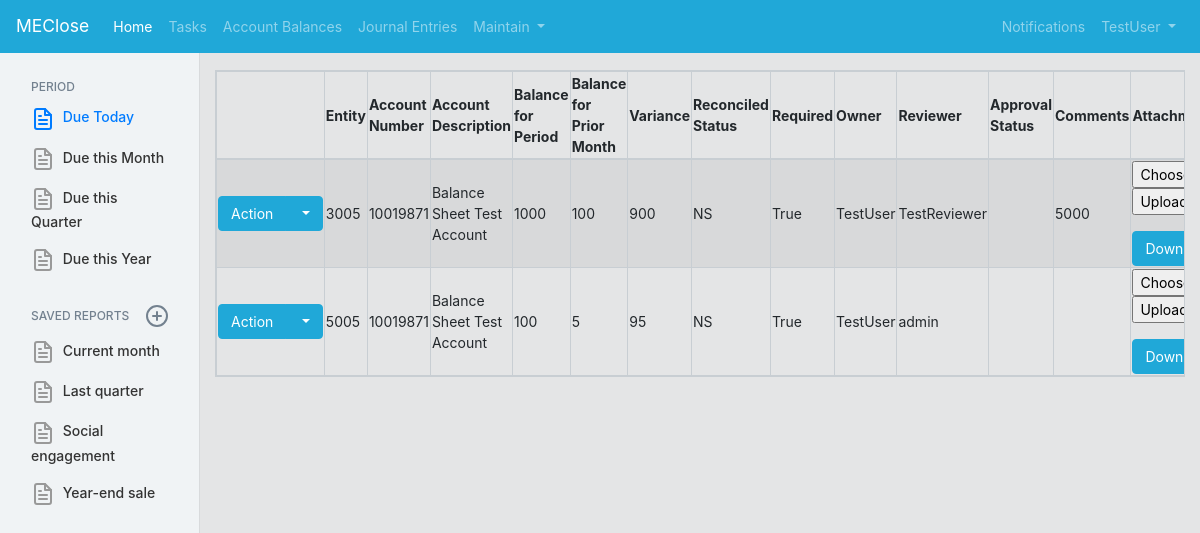
The app's page /ClosePortal/accountrecs/ (signed in) with its own data.
### AccountRecList/models.py (models this page shows, shortened)
class AccountReconciliationList(models.Model):
    accountNumber = models.CharField(max_length=50)
    accountDescription = models.CharField(max_length=200)
    accountBalance = models.IntegerField(max_length=200, default=0)
    accountBalancePriorMonth = models.IntegerField(max_length=200, default=0)
    accountClosePeriod = models.DateField(("As of balance date"), default=datetime.date.today)
    reconciliationOwnerId = models.ForeignKey(User, on_delete=models.CASCADE) #to evaluate if this actually works
    reconciliationStatus = models.CharField(max_length=2, choices = statusChoices)
    pub_date = models.DateTimeField('date published')
    due_date = models.DateField(("Due Date"), default=datetime.date.today)
    entity = models.ForeignKey(userDefinedEntity, on_delete=models.PROTECT, related_name="entity_AccountReconciliationList", default=1)
    approvalStatus = models.BooleanField(default=False)
    approverComments = models.CharField(max_length=200, blank=True)
    def File_Path(instance, filename):
        return os.path.join("Account Reconciliations", str(instance.entity), str(instance.accountClosePeriod), str(instance.accountNumber), filename)
    docfile = models.FileField(upload_to=File_Path, default=False) #Note: To consider a way to set the default value equal to a dynamic file template which a user can download, and upload once completed
    @property
    def balanceVarianceMoM(self):
        return self.accountBalance - self.accountBalancePriorMonth
    @property
    def reviewer(self):
        reviewerUser = getReviewer(self.reconciliationOwnerId, self.entity)
        return reviewerUser.get_reviewer
    @property
    def reconciliationRequired(self):
        percentChangeThreshold = int(AccountReconciliationListThresholds.objects.all().first().dollarValueThreshold)
        dollarChangeThreshold = float(AccountReconciliationListThresholds.objects.all().first().percentValueThreshold)
        excludedAccounts = AccountReconciliationListThresholds.objects.all().first().excludedAccounts
        if excludedAccounts == "0":
            excludedAccounts = int(excludedAccounts)
        if percentChangeThreshold == 0 and dollarChangeThreshold == 0 and excludedAccounts == 0:
            return True
        elif percentChangeThreshold != 0 and dollarChangeThreshold != 0 and excludedAccounts == 0:
            if self.accountBalance == 0 and self.accountBalancePriorMonth == 0:
                return False
            elif (self.balanceVarianceMoM / self.accountBalancePriorMonth) > percentChangeThreshold or abs(self.balanceVarianceMoM) > dollarChangeThreshold:
                return True
            else:
                return False

class AccountReconciliationListThresholds(models.Model):
    dollarValueThreshold = models.CharField(max_length=200, default=0)
    percentValueThreshold = models.CharField(max_length=200, default=0)
    excludedAccounts = models.CharField(max_length=200, default=0)

### CompanyMaintain/models.py (models this page shows, shortened)
class userDefinedEntity(models.Model):
    entity = models.CharField(max_length=200, default="Select Entity")
    def __str__(self):
        return self.entity

class userReviewerMapping(models.Model):
    user = models.ForeignKey(User, on_delete=models.PROTECT, related_name="user_user")
    userTeam = models.ForeignKey(userDefinedTeam, on_delete=models.PROTECT, related_name="user_team") #consider setting delete to cascade or default, and giving a default value
    userManager = models.ForeignKey(User, on_delete=models.PROTECT, related_name="user_Manager")
    userReviewer = models.ForeignKey(User, on_delete=models.PROTECT, related_name="user_Reviewer") #the assigned reviewer can be different than the direct manager (i.e. Accountant -> Senior Accountant -> Manager, where senior reviews)
    systemIdentifier = models.CharField(max_length=200)
    entity = models.ForeignKey(userDefinedEntity, on_delete=models.PROTECT, related_name="entity_userReviewerMapping", default=1)
    class Meta:
        constraints = [
            models.UniqueConstraint(fields=['user', 'entity'], name='unique_EntityUser')
        ]

### AccountRecList/views.py (the view, shortened to what this page needs)
# urls.py: path('accountrecs/', AccountRecList_List.as_view(), name='accountRecList'),
@method_decorator(decorators, name='dispatch')
class AccountRecList_List(View):
    template = 'CloseApplication/accountreclist/accountreclist_list.html'
    model = AccountReconciliationList
    form_class = DocumentForm
    def get(self, request, *args, **kwargs):
        form = self.form_class()
        AccountReconciliationList_Values = AccountReconciliationList.objects.all()
        context = { #context represents the variables passed to the provided template
            'AccountReconciliationList_Values': AccountReconciliationList_Values,
            'form': form,
        }
        return render(request, self.template, context)

### CloseApplication/forms.py
class DocumentForm(forms.Form):
    docfile = forms.FileField(
        label='Select a file',
        help_text='max. 42 megabytes'
    )

### CompanyMaintain/services.py (called while the page is built)
    def get_reviewer(self):
        reviewerListMatch = userReviewerMapping.objects.all().filter(entity=self.assignedUserEntity, user=self.assignedUser)
        if reviewerListMatch.first() == None:
            return "No reviewer mapping found"
        else:
            return reviewerListMatch.first().userReviewer

### CloseApplication/templates/CloseApplication/accountreclist/accountreclist_list.html (shortened to what this page needs)
{% extends "CloseApplication/base.html" %}
{% load staticfiles %}
{% block content %}
{% include "CloseApplication/z_listview_template/begin_listview_outline.html" %}
<table class ="table-responsive table-striped table-bordered table-hover" id="accountRecListTable">
    <thead>
        <tr>
            <th></th>
            <th>Entity</th>
            <th>Account Number</th>
            <th>Account Description</th>
            <th>Balance for Period</th>
            <th>Balance for Prior Month</th>
            <th>Variance</th>
            <th>Reconciled Status</th>
            <th>Required</th>
            <th>Owner</th>
            <th>Reviewer</th>
            <th>Approval Status</th>
            <th>Comments</th>
            <th>Attachment</td>
        </tr>
    </thead>
    {% for tableValue in AccountReconciliationList_Values %}
    <tr>
        <td>
            <div class="btn-group">
                <button type="button" class="btn btn-primary">
                Action
                </button>
                <button type="button" class="btn btn-primary dropdown-toggle" data-toggle="dropdown">
                </button>
            </div>
        </td>
        <td>{{ tableValue.entity }}</td>
        <td>{{ tableValue.accountNumber }}</td>
        <td>{{ tableValue.accountDescription }}</td>
        <td>{{ tableValue.accountBalance }}</td>
        <td>{{ tableValue.accountBalancePriorMonth }}</td>
        <td>{{ tableValue.balanceVarianceMoM }}</td>
        <td>{{ tableValue.reconciliationStatus }}</td>
        <td>{{ tableValue.reconciliationRequired }}</td>
        <td>{{ tableValue.reconciliationOwnerId }}</td>
        <td>{{ tableValue.reviewer }}</td>
        <td>{{ tableValue.approvalStatus_Description }}</td>
        <td>{{ tableValue.approverComments }}</td>
        <td>
            <form action="#" method="post" enctype="multipart/form-data">
                <p>
                    {{ form.docfile }}
                    <input type="submit" value="Upload"/>
                </p>
                <a class="btn btn-primary" href="{{ MEDIA_URL }}/{{ tableValue.docfile }}">
                Download Attachment
                </a>
            </form>
        </td>
    </tr>
    {% endfor %}
</table>
{% include "CloseApplication/z_listview_template/end_listview_outline.html" %}
{% endblock %}

### CloseApplication/templates/CloseApplication/base.html (shortened to what this page needs)
<!DOCTYPE html>
<html>
<head>
    {% load static %}
    <link rel="stylesheet" href="https://cdn.datatables.net/1.10.19/css/dataTables.bootstrap4.min.css">
    <link rel="stylesheet" href="https://maxcdn.bootstrapcdn.com/bootstrap/4.0.0/css/bootstrap.min.css">
    <link rel="stylesheet" href="{% static 'CloseApplication/jquery.dataTables.min.css' %}">
    <link rel="stylesheet" href="https://cdn.jsdelivr.net/npm/simplebar@latest/dist/simplebar.css"/>
    <link rel="stylesheet" href="{% static 'CloseApplication/sidenavbar.css' %}">
    <link rel="stylesheet" href="{% static 'CloseApplication/coreui.min.css' %}?v=0004"></script>
</head>
<body>
      <nav class="navbar fixed-top navbar-expand-lg navbar-dark bg-primary">
        <a class="navbar-brand" href="#">MEClose</a>
        <div class="collapse navbar-collapse" id="navbarSupportedContent">
          <ul class="navbar-nav mr-auto">
            <li class="nav-item active">
              <a class="nav-link" href="/ClosePortal/CloseSummary">Home<span class="sr-only">(current)</span></a>
            </li>
            <li class="nav-item">
              <a class="nav-link" href="/ClosePortal/tasks/">Tasks</a>
            </li>
            <li class="nav-item">
                    <a class="nav-link" href="/ClosePortal/accountrecs/">Account Balances</a>
            </li>
            <li class="nav-item">
                    <a class="nav-link" href="/ClosePortal/entryapprovals/">Journal Entries</a>
            </li>
            <li class="nav-item dropdown">
              <a class="nav-link dropdown-toggle" href="#" id="navbarDropdown" role="button" data-toggle="dropdown" aria-haspopup="true" aria-expanded="false">
                Maintain
              </a>
            </li>
          </ul>
          <ul class="navbar-nav">
<li class="nav-item dropdown d-md-down-none">
<a class="nav-link" data-toggle="dropdown" href="#" role="button" aria-haspopup="true" aria-expanded="false">
Notifications
</a>
</li>
              <li class="nav-item dropdown">
                  <div class="btn-group">
                      {% if user.is_authenticated %}
                        <span  class="nav-link dropdown-toggle" data-toggle="dropdown" aria-haspopup="true" aria-expanded="false">
                        {{ user.get_username }}
                        </span>
                        {% else %}
                        <div  href="{% url 'login'%}?next={{request.path}}" class="nav-link dropdown-toggle" data-toggle="dropdown" aria-haspopup="false" aria-expanded="false">
                        Login
                        </div>
                        {% endif %}
                    </div>
            </li>
          </ul>
        </div>
      </nav>
    <div class="page-wrap">
    <div class='container-fluid'>
    <div class="row">
        {% include "CloseApplication/sidebarnav.html" %}
        <main role="main" class="col-md-10 col-lg-10">
        {% block content %}{% endblock %}
        </main>
        </div>
        </div>
    </div>
</body>
</html>

### records on screen
AccountReconciliationList: entity "3005", accountNumber "10019871", accountDescription "Balance Sheet Test Account", accountBalance "1000", accountBalancePriorMonth "100", balanceVarianceMoM "900", reconciliationStatus "NS", reconciliationRequired "True", reconciliationOwnerId "TestUser", reviewer "TestReviewer", approverComments "5000"
AccountReconciliationList: entity "5005", accountNumber "10019871", accountDescription "Balance Sheet Test Account", accountBalance "100", accountBalancePriorMonth "5", balanceVarianceMoM "95", reconciliationStatus "NS", reconciliationRequired "True", reconciliationOwnerId "TestUser", reviewer "admin"

### other values on screen
{{ user.get_username }} "TestUser"
